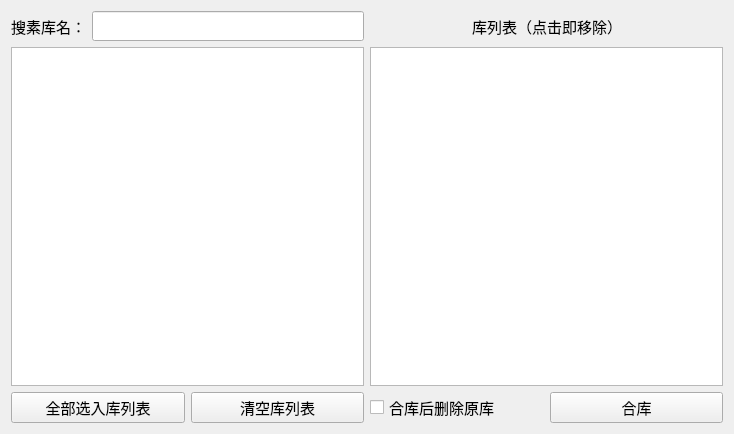
<?xml version="1.0" encoding="UTF-8"?>
<ui version="4.0">
 <class>merge_kl</class>
 <widget class="QWidget" name="merge_kl">
  <property name="geometry">
   <rect>
    <x>0</x>
    <y>0</y>
    <width>734</width>
    <height>434</height>
   </rect>
  </property>
  <property name="windowTitle">
   <string>Form</string>
  </property>
  <layout class="QGridLayout" name="gridLayout_2">
   <item row="0" column="0">
    <layout class="QVBoxLayout" name="verticalLayout_2">
     <item>
      <layout class="QHBoxLayout" name="horizontalLayout_3">
       <item>
        <widget class="QLabel" name="label_2">
         <property name="minimumSize">
          <size>
           <width>0</width>
           <height>30</height>
          </size>
         </property>
         <property name="font">
          <font>
           <pointsize>11</pointsize>
          </font>
         </property>
         <property name="text">
          <string>搜素库名：</string>
         </property>
        </widget>
       </item>
       <item>
        <widget class="QLineEdit" name="search_text">
         <property name="minimumSize">
          <size>
           <width>0</width>
           <height>30</height>
          </size>
         </property>
        </widget>
       </item>
      </layout>
     </item>
     <item>
      <widget class="QListWidget" name="show_listWidget_2"/>
     </item>
    </layout>
   </item>
   <item row="0" column="1">
    <layout class="QVBoxLayout" name="verticalLayout">
     <item>
      <layout class="QHBoxLayout" name="horizontalLayout">
       <item>
        <spacer name="horizontalSpacer">
         <property name="orientation">
          <enum>Qt::Orientation::Horizontal</enum>
         </property>
         <property name="sizeHint" stdset="0">
          <size>
           <width>52</width>
           <height>20</height>
          </size>
         </property>
        </spacer>
       </item>
       <item>
        <widget class="QLabel" name="label">
         <property name="minimumSize">
          <size>
           <width>0</width>
           <height>30</height>
          </size>
         </property>
         <property name="font">
          <font>
           <pointsize>11</pointsize>
          </font>
         </property>
         <property name="text">
          <string>库列表（点击即移除）</string>
         </property>
        </widget>
       </item>
       <item>
        <spacer name="horizontalSpacer_2">
         <property name="orientation">
          <enum>Qt::Orientation::Horizontal</enum>
         </property>
         <property name="sizeHint" stdset="0">
          <size>
           <width>52</width>
           <height>20</height>
          </size>
         </property>
        </spacer>
       </item>
      </layout>
     </item>
     <item>
      <widget class="QListWidget" name="show_listWidget"/>
     </item>
    </layout>
   </item>
   <item row="1" column="0" colspan="2">
    <layout class="QGridLayout" name="gridLayout">
     <item row="0" column="3">
      <widget class="QPushButton" name="pushButton_2">
       <property name="minimumSize">
        <size>
         <width>0</width>
         <height>30</height>
        </size>
       </property>
       <property name="font">
        <font>
         <pointsize>11</pointsize>
        </font>
       </property>
       <property name="text">
        <string>合库</string>
       </property>
      </widget>
     </item>
     <item row="0" column="0">
      <widget class="QPushButton" name="pushButton">
       <property name="minimumSize">
        <size>
         <width>0</width>
         <height>30</height>
        </size>
       </property>
       <property name="font">
        <font>
         <pointsize>11</pointsize>
        </font>
       </property>
       <property name="text">
        <string>全部选入库列表</string>
       </property>
      </widget>
     </item>
     <item row="0" column="2">
      <widget class="QCheckBox" name="checkBox_2">
       <property name="minimumSize">
        <size>
         <width>0</width>
         <height>30</height>
        </size>
       </property>
       <property name="font">
        <font>
         <pointsize>11</pointsize>
        </font>
       </property>
       <property name="text">
        <string>合库后删除原库</string>
       </property>
      </widget>
     </item>
     <item row="0" column="1">
      <widget class="QPushButton" name="pushButton_3">
       <property name="minimumSize">
        <size>
         <width>0</width>
         <height>30</height>
        </size>
       </property>
       <property name="font">
        <font>
         <pointsize>11</pointsize>
        </font>
       </property>
       <property name="text">
        <string>清空库列表</string>
       </property>
      </widget>
     </item>
    </layout>
   </item>
  </layout>
 </widget>
 <resources/>
 <connections/>
</ui>
